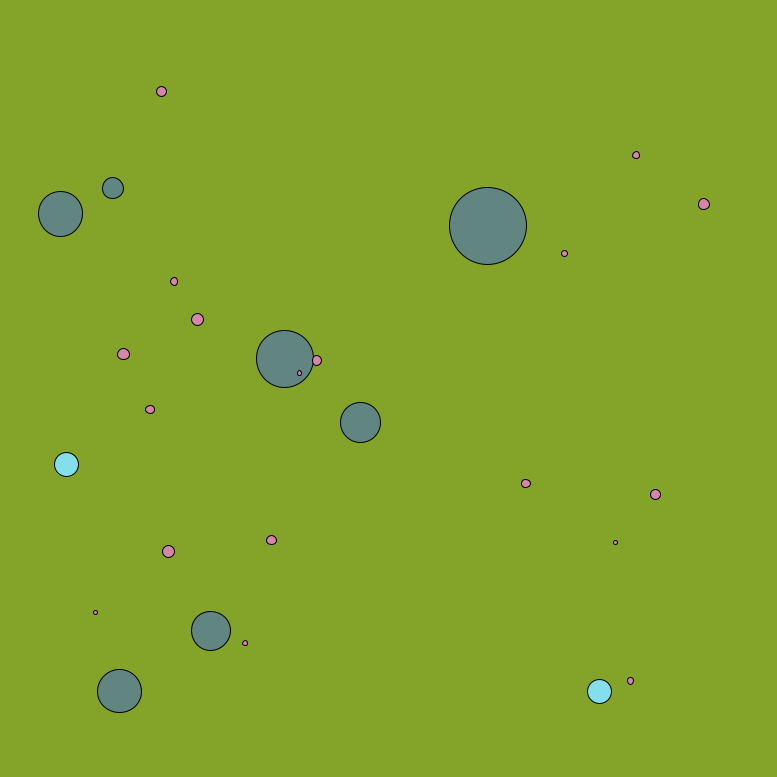
Frame 1 (no input)
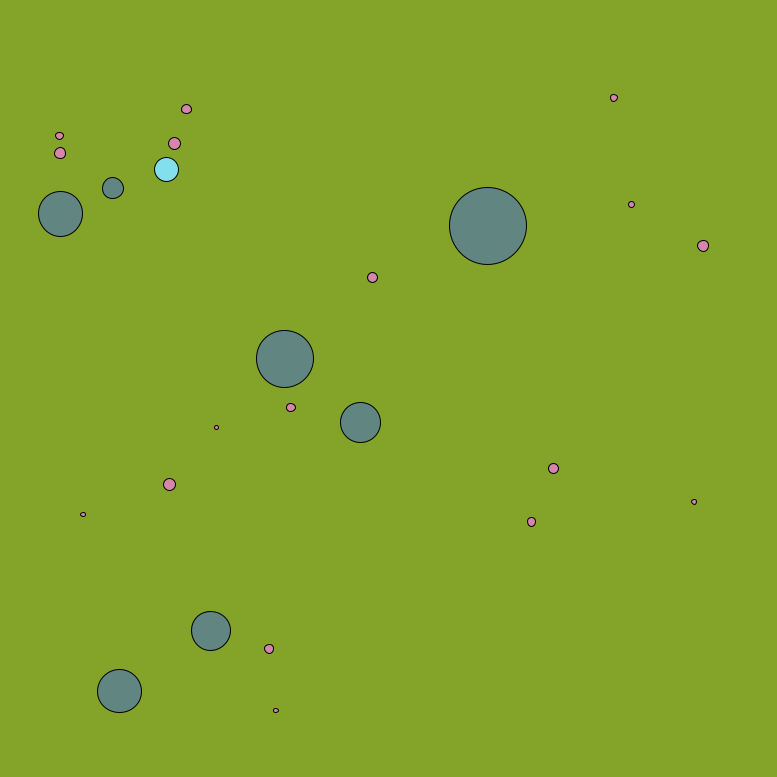
Frame 60 (the mouse pressed at the canvas centre just before this capture)
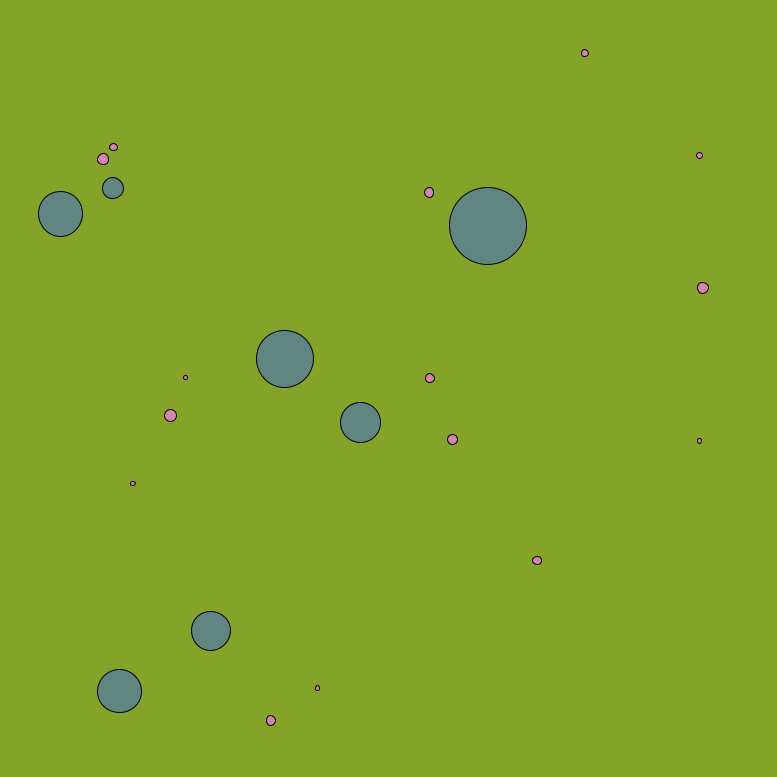
Frame 120 (the mouse held since frame 60 and released just before this capture)

The Processing sketch that drew these frames (run headless with seeded random() and noise(); from frame 60 on, the mouse is pressed at the canvas centre):

// Processing sketch: HunterPrey
// ── HunterPrey.pde
// Hunter-Prey
//
// Author: Peter Buttler

//
// Collections
Surface[] surfaces;
ArrayList<Prey> prey;
ArrayList<Prey> eaten;
ArrayList<Hunter> hunters; 
// Globals

void setup(){
  size( 777,777 );
  background( 131,163,41 );
  
  surfaces = new Surface[7];
  for (int i = 0; i < 7; i++) {
    surfaces[i] = new Surface(random(50, width-50), random(50, height-50),random(10, 40));
  }
  
  prey = new ArrayList<Prey>();
  for(int i=0; i<random(15,20) ; i++){
    prey.add( new Prey(random(50, width-50), random(50, height-50),random(2,6),6, 0.3));
  }
  
  hunters = new ArrayList<Hunter>();
  for(int i=0; i<2; i++){
    hunters.add( new Hunter(random(50, width-50), random(50, height-50),12,7, 0.2));
  }
  
  eaten = new ArrayList<Prey>();
  
}

void draw(){
  background( 131,163,41 );
  //draw all objects
  for( Surface s : surfaces ) {
    s.display();
  }
  for( Prey p : prey ) {
    p.update();
    p.display();
  }
  for( Hunter h : hunters ){
    h.update();
    h.display();
  }
  //update all objects
  for( Prey rE : eaten ){
   prey.remove( rE );
  }
}
// ── GridKeeper.pde
class gridKeeper {
  // Inital setup of the grid
  void createGrid(int gridWidth, int gridHeight, int cellSize){
    
    // Compute the dimensions of the grid
    int cols = gridWidth / cellSize;
    int rows = gridHeight / cellSize;
    
    //Create a map for tracking each grid cell as a 'bucket'
    HashMap<Integer,ArrayList> spatialBuckets = new HashMap<Integer,ArrayList>(cols * rows);
    //Name each 'bucket'
    for (int i = 0; i < cols * rows; i++){
      spatialBuckets.put(i, new ArrayList<Vehicle>());
    }
      
  }
  
  // Reset the buckets
  void ResetGrid(){
    // TODO
  }
  
  // Place an object in it's appropriate bucket
  void placeObject(Vehicle obj){
   //TODO 
  }
  
}
// ── Hunter.pde
class Hunter extends Vehicle {
  
  PVector target;
  
  Hunter(float x_, float y_, float r_, float maxSpeed_, float maxForce){
    super(x_, y_, r_, maxSpeed_, maxForce);
    target = new PVector(-1000,-1000);
  }
  
  void display(){
    fill( 131,223,235 );
    pushMatrix();
    translate(position.x, position.y);
    ellipse(0, 0, 2*radius, 2*radius);
    popMatrix();
  }
  
  void calcSteeringForces(){
    target = getNearPrey();
    PVector force = new PVector(0, 0);
    if (target != null) {
      force.add(PVector.mult(steering.seek(target), 150));
    }
    
    if (offStage(50)) {
      randVec = new PVector(random(70,width-70),random(70,height-70));
      force.add(PVector.mult(steering.seek(randVec),100));
    }
  
    for (int i = 0; i < 7; i++) {
      force.add(PVector.mult(steering.avoidObstacle(surfaces[i], 80), 200));
    }
//    for (int i = 0; i < hunters.size(); i++) {
//      if (hunters.get(i) == this ){
//        continue;
//      }
//      force.add(PVector.mult(steering.avoidObstacle(hunters.get(i), 80), 200));
//    }

    //could add other steering forces here
    force.limit(maxForce);
    applyForce(force);
  }
  
  PVector getNearPrey(){
//    if( dist(target.x, target.y, position.x, position.y) < 100 ){
//      return target;
//    }
    Prey champion = null;
    float high = 10000;
    float temp;
    for( Prey p : prey ){
      temp = dist(position.x, position.y, p.position.x, p.position.y);
      if ( temp < 24 ){
        p.eaten();
      }
      if ( temp < high ){
        high = temp;
        champion = p;
      }
    }
    try{
      return champion.position;
    }
    catch(NullPointerException e){
      return randVec = new PVector(random(70,width-70),random(70,height-70));
    }
  }
  
}

// ── Prey.pde
class Prey extends Vehicle {
  
  PVector center = new PVector(width/2, height/2);
  
  Prey(float x_, float y_, float r_, float maxSpeed_, float maxForce){
    super(x_, y_, r_, maxSpeed_, maxForce);
  }
  
  void display(){
    fill( 214,133,171 );
    pushMatrix();
    translate(position.x, position.y);
    ellipse(0, 0, 2*radius, 2*radius);
    popMatrix();
  }
  
  void calcSteeringForces(){
    PVector force = new PVector(0, 0);
    PVector run = hunterClose();
    if (run != null) {
      force.add(PVector.mult(flee(run), 200));
    }
    
    if (offStage(50)) {
      randVec = new PVector(random(70,width-70),random(70,height-70));
      force.add(PVector.mult(steering.seek(randVec), 100));
    }
  
    for (int i = 0; i < 7; i++) {
      force.add(PVector.mult(steering.avoidObstacle(surfaces[i], 80), 100));
    }

    //could add other steering forces here
    force.limit(maxForce);
    applyForce(force);
  }
  
  void eaten(){
    eaten.add(this);
  }
  
  PVector flee(PVector target) {
    PVector desired = PVector.sub(target, position);  
    desired.normalize();
    desired.mult(maxSpeed);
    PVector steer = PVector.sub(desired, velocity);
    return new PVector(-steer.x, -steer.y);
  }
  
  PVector hunterClose(){
    for( Hunter h : hunters ){
      if( dist( position.x, position.y, h.position.x, h.position.y ) < 100){
        return h.position;
      }
    }
    return null;
  }
      
  
  
}
// ── Steering.pde
class Steering {
  Vehicle vehicle;

  Steering (Vehicle _vehicle) {
    vehicle = _vehicle;
  }

  // steering force towards a target
  PVector seek(PVector target) {
    PVector desired = PVector.sub(target, vehicle.position);  
    desired.normalize();
    desired.mult(vehicle.maxSpeed);
    PVector steer = PVector.sub(desired, vehicle.velocity);
    return steer;
  }
  
  PVector avoidObstacle (Surface obst, float safeDistance) {
    PVector steer = new PVector(0, 0);

    //vecToCenter is a vector from the character to the center of the obstacle
    PVector vecToCenter = PVector.sub(obst.position, vehicle.position);
    float dist = vecToCenter.mag();

    //return a zero vector if obstacle is too far to concern us
    if (dist > safeDistance + obst.radius + vehicle.radius)
      return steer;

    //return a zero vector if obstacle is behind us
    if (vecToCenter.dot(vehicle.forward) < 0)
      return steer;

    //return a zero vector if we can pass safely
    float rightDotVTC = vecToCenter.dot(vehicle.right);
    if (abs(rightDotVTC) > obst.radius + vehicle.radius)
      return steer;
    
    //If we get this far we are on a collision course and must steer
    PVector desiredVelocity;
    
    //The obstacle is on the right, so we steer to the left
    if (rightDotVTC > 0)
      desiredVelocity = PVector.mult(vehicle.right, -vehicle.maxSpeed * safeDistance / dist);
    else
      //The obstacle is on the left so we steer to the right
      desiredVelocity = PVector.mult(vehicle.right, vehicle.maxSpeed * safeDistance / dist);

    //compute the force to change current velocity to desired velocity
    steer = PVector.sub(desiredVelocity, vehicle.velocity);
    return steer;
  }
}

// ── Surface.pde
class Surface {
  // class for representing solid objects/obstacles
  float radius;
  PVector position;

  Surface(float x_, float y_, float r_) {
    position = new PVector(x_, y_);
    radius = r_;
  }

  void display() {
    fill( 97,133,129 );
    pushMatrix();
    translate(position.x, position.y);
    ellipse(0, 0, 2*radius, 2*radius);
    popMatrix();
  }
  
}

// ── Vehicle.pde
abstract class Vehicle {
  // Base class for all moving entities
  // extend for prey&predator
  ArrayList<PVector> history = new ArrayList<PVector>();
  Steering steering;

  PVector position;
  PVector velocity;
  PVector acceleration;
  
  PVector forward;
  PVector right;
  PVector randVec;
  
  float mass = 1.0; 
  float radius;  
  float maxForce; 
  float maxSpeed; 

  Vehicle(float x_, float y_, float r_, float maxSpeed_, float maxForce_) {
    acceleration = new PVector(0, 0);
    velocity = new PVector(random(-2,2), random(-2,2));
    position = new PVector(x_, y_);
    forward = new PVector(1, 0);
    right = new PVector(0, 1);
    radius = r_;
    maxSpeed = maxSpeed_;
    maxForce = maxForce_;
    steering = new Steering(this);
  }
  abstract void calcSteeringForces();
  abstract void display();
  
  void update() {
    calcSteeringForces();
    velocity.add(acceleration);
    velocity.limit(maxSpeed);
    position.add(velocity);
    
    forward = velocity.get();
    forward.normalize();
    right = new PVector(-forward.y, forward.x);
    acceleration.mult(0);
  }


  void applyForce(PVector force) {
    acceleration.add(PVector.div(force, mass));
  }
  
  boolean offStage(float dist) {
    boolean off = false;
    if (position.x < dist) off = true;
    else if (position.x > width - dist) off = true;
    else if (position.y < dist) off = true;
    else if (position.y > height - dist) off = true;
    return off;
  }
  
}  
